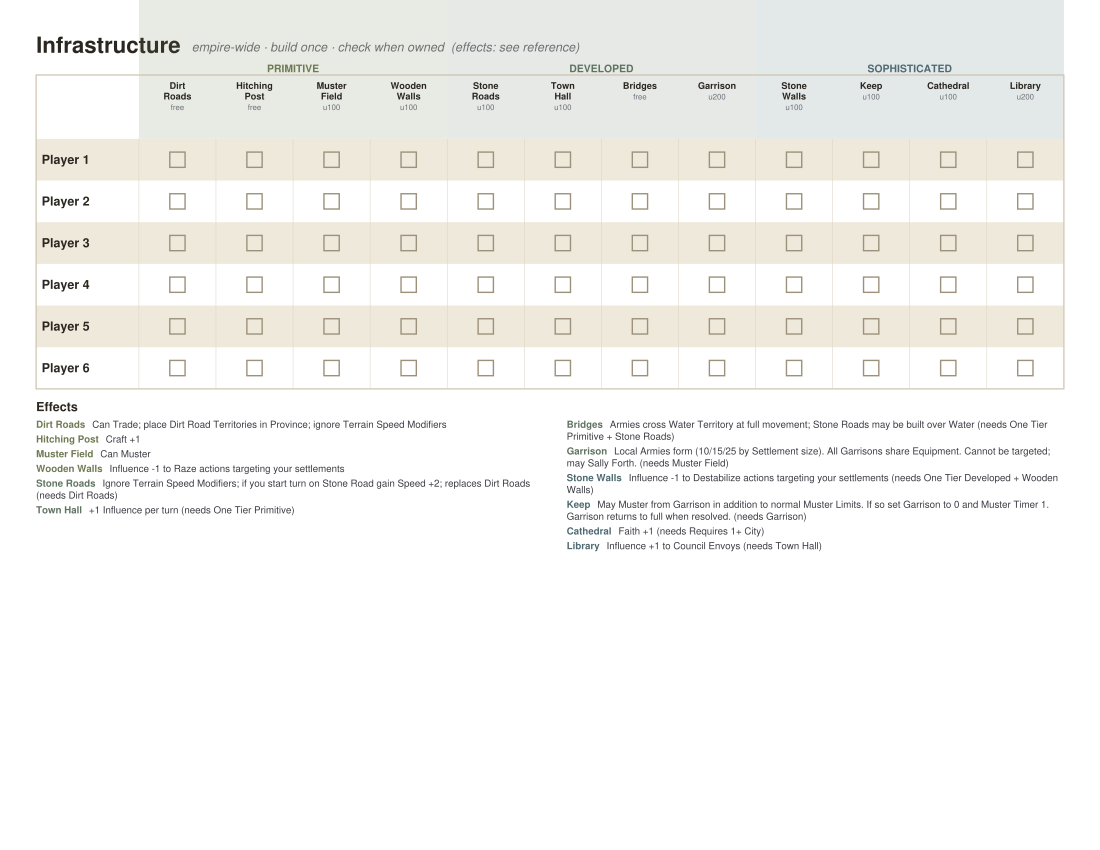

Python code for this plot:
#!/usr/bin/env python
# infra_strip.py - infrastructure ownership grid. Names as column headers once
# (grouped by tier), one row of 12 check boxes per player. Fits many players/page.
# Effects live on the reference; this is the empire-wide build record.
# Usage:  python infra_strip.py [out.pdf] [players]     (default: cards/infra_strip.pdf, 6)
import sys, os
from reportlab.pdfgen import canvas
from reportlab.lib.pagesizes import letter, landscape
from reportlab.lib.colors import HexColor, Color
from reportlab.pdfbase import pdfmetrics
from reportlab.pdfbase.ttfonts import TTFont
import renown_data as rd

SERIF, SERIF_B, SERIF_I = "Helvetica", "Helvetica-Bold", "Helvetica-Oblique"
for face, fn in [("EBG", "EBGaramond-Regular.ttf"), ("EBG-B", "EBGaramond-Bold.ttf"),
                 ("EBG-I", "EBGaramond-Italic.ttf")]:
    for base in ("/root/.fonts", "fonts", "."):
        p = os.path.join(base, fn)
        if os.path.exists(p):
            try:
                pdfmetrics.registerFont(TTFont(face, p))
                if   face == "EBG":   SERIF = "EBG"
                elif face == "EBG-B": SERIF_B = "EBG-B"
                elif face == "EBG-I": SERIF_I = "EBG-I"
            except Exception:
                pass
            break

TIERS = ["Primitive", "Developed", "Sophisticated"]
TIER_COL = {"Primitive": "#6f7a52", "Developed": "#5f7360", "Sophisticated": "#4f6a72"}
PARCH = HexColor("#f4efe4"); FRAME = HexColor("#c9bfa8"); INK = HexColor("#2b2620")
MUTE = HexColor("#6f6f77"); BOX = HexColor("#9c917a"); BANDALT = HexColor("# efe9db".replace(" ", ""))
ROWALT = HexColor("#efe9db")

PAGE_W, PAGE_H = landscape(letter)
MX, MY = 26, 26

def _c(h): return HexColor(h)

def build(out, players=6):
    c = canvas.Canvas(out, pagesize=(PAGE_W, PAGE_H))
    c.setFillColor(INK); c.setFont(SERIF_B, 16); c.drawString(MX, PAGE_H - MY - 12, "Infrastructure")
    c.setFont(SERIF_I, 9); c.setFillColor(MUTE)
    c.drawString(MX + c.stringWidth("Infrastructure", SERIF_B, 16) + 8, PAGE_H - MY - 11,
                 "empire-wide \u00b7 build once \u00b7 check when owned  (effects: see reference)")

    infra = [(n, d) for t in TIERS for n, d in rd.INFRASTRUCTURE.items() if d.get("tier") == t]
    n = len(infra)                                   # 12
    label_w = 74
    grid_x = MX + label_w
    grid_w = PAGE_W - MX - grid_x
    cw = grid_w / n
    top = PAGE_H - MY - 28
    hdr_h = 46
    row_h = min(30, (top - hdr_h - MY) / players)

    # tier bands + names as column headers
    xi = grid_x
    # group tint behind each tier's 4 columns
    idx = 0
    for t in TIERS:
        cols = [1 for nm, d in infra if d.get("tier") == t]
        span = len(cols) * cw
        c.setFillColor(_c(TIER_COL[t])); c.setFillAlpha(0.16)
        c.rect(grid_x + idx*cw, top - hdr_h, span, hdr_h + row_h*players, stroke=0, fill=1)
        c.setFillAlpha(1)
        # tier label
        c.setFont(SERIF_B, 7.5); c.setFillColor(_c(TIER_COL[t]))
        c.drawCentredString(grid_x + idx*cw + span/2, top + 2, t.upper())
        idx += len(cols)

    # column names (wrapped to 2 lines), vertical divider ticks
    for i, (nm, d) in enumerate(infra):
        cx = grid_x + i*cw
        words = nm.split()
        if len(words) == 1: lines = [nm]
        else: lines = [words[0], " ".join(words[1:])]
        c.setFont(SERIF_B, 6.6); c.setFillColor(INK)
        ly = top - 10
        for ln in lines:
            c.drawCentredString(cx + cw/2, ly, ln); ly -= 7.6
        up = d.get("upkeep", 0)
        c.setFont(SERIF, 5.6); c.setFillColor(MUTE)
        c.drawCentredString(cx + cw/2, ly, f"u{up}" if up else "free")

    # player rows
    gy = top - hdr_h
    for r in range(players):
        ry = gy - r*row_h
        if r % 2 == 0:
            c.setFillColor(ROWALT); c.rect(MX, ry - row_h, PAGE_W - 2*MX, row_h, stroke=0, fill=1)
        c.setFont(SERIF_B, 9); c.setFillColor(INK)
        c.drawString(MX + 4, ry - row_h/2 - 3, f"Player {r+1}")
        for i in range(n):
            cx = grid_x + i*cw
            bs = 11
            c.setStrokeColor(BOX); c.setLineWidth(1.0)
            c.rect(cx + cw/2 - bs/2, ry - row_h/2 - bs/2, bs, bs, stroke=1, fill=0)
    # frame + column dividers
    c.setStrokeColor(FRAME); c.setLineWidth(0.8)
    c.rect(MX, gy - players*row_h, PAGE_W - 2*MX, hdr_h + players*row_h, stroke=1, fill=0)
    c.setStrokeColor(HexColor("#ddd6c6")); c.setLineWidth(0.4)
    for i in range(n + 1):
        cx = grid_x + i*cw
        c.line(cx, gy - players*row_h, cx, gy)
    c.line(grid_x, gy, grid_x, gy)

    # rules legend below the grid (full width, two columns)
    ly = gy - players*row_h - 16
    c.setFont(SERIF_B, 9); c.setFillColor(INK); c.drawString(MX, ly, "Effects")
    ly -= 12
    colw = (PAGE_W - 2*MX - 24) / 2
    xs = [MX, MX + colw + 24]
    half = (len(infra) + 1) // 2
    for col, group in enumerate((infra[:half], infra[half:])):
        yy = ly; xx = xs[col]
        for nm, d in group:
            eff = " ".join(str(d.get("empire_bonus", "")).replace("**", "").split())
            req = d.get("requirement")
            reqs = "" if not req or req == "None" else f"  (needs {req})"
            c.setFont(SERIF_B, 7); c.setFillColor(_c(TIER_COL[d.get("tier")]))
            nw = c.stringWidth(nm, SERIF_B, 7)
            c.drawString(xx, yy, nm)
            c.setFont(SERIF, 7); c.setFillColor(HexColor("#3a3a42"))
            body = eff + reqs
            avail = colw - nw - 6
            first = True; tx = xx + nw + 5; line = ""
            words = body.split(); drawn = []
            for wd in words:
                t = (line + " " + wd).strip()
                if c.stringWidth(t, SERIF, 7) <= (avail if first else colw): line = t
                else:
                    drawn.append((line, first)); first = False; line = wd; avail = colw
            drawn.append((line, first))
            for txt, fst in drawn:
                c.drawString(tx if fst else xx, yy, txt); yy -= 8.6
            yy -= 2

    c.showPage(); c.save()
    print(f"infra grid -> {out}  ({players} players x 12 infrastructure)")

if __name__ == "__main__":
    out = sys.argv[1] if len(sys.argv) > 1 else os.path.join("cards", "infra_strip.pdf")
    players = int(sys.argv[2]) if len(sys.argv) > 2 else 6
    dd = os.path.dirname(out)
    if dd and not os.path.exists(dd): os.makedirs(dd, exist_ok=True)
    build(out, players)
